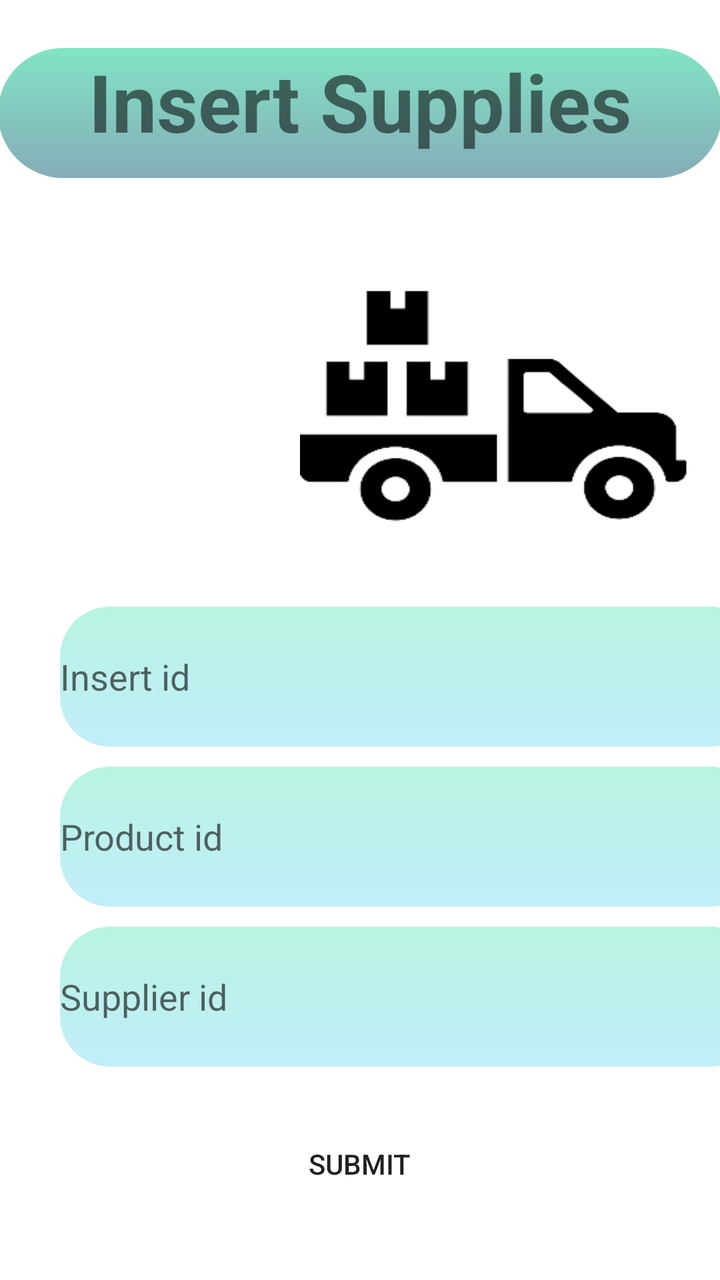
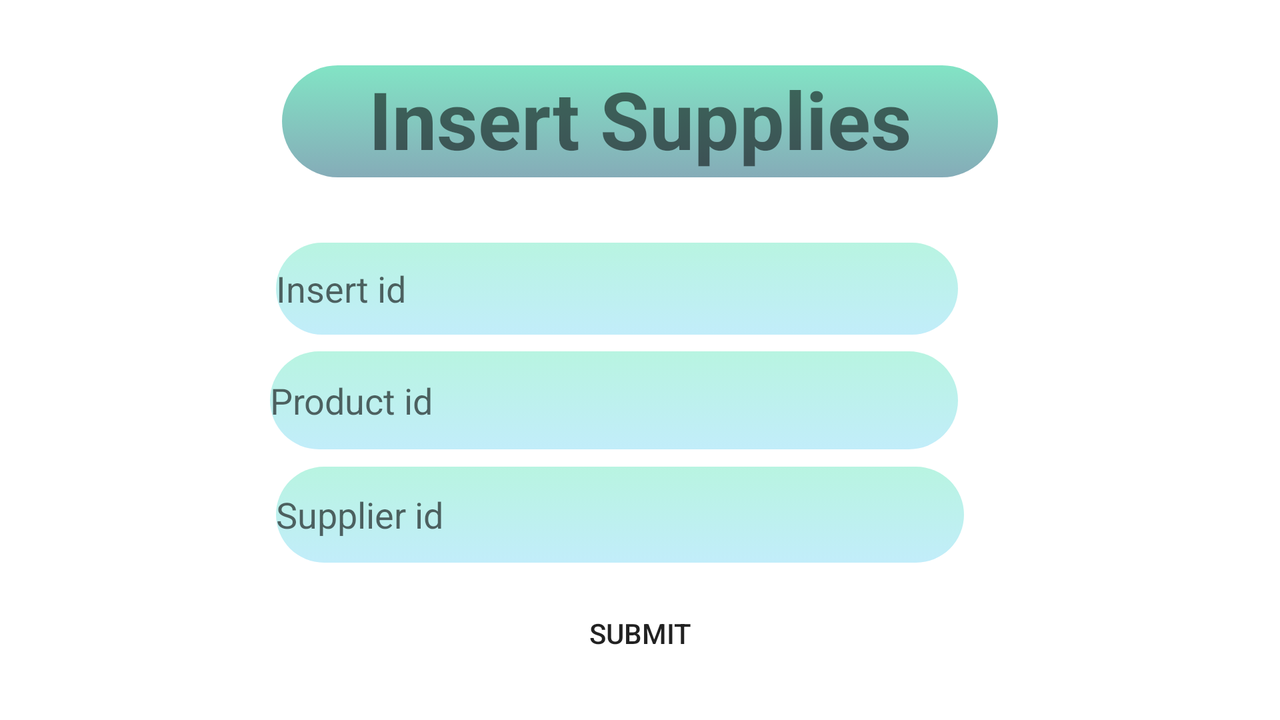

An Android layout and its configuration variant, each rendered on a device that would load it. The default file and the variant file are quoted in full after the pictures.
<!-- AndroidManifest.xml: application theme Theme.Eshop -->
<!-- res/layout/insert_supplies.xml -->
<?xml version="1.0" encoding="utf-8"?>

<LinearLayout
    xmlns:android="http://schemas.android.com/apk/res/android"
    xmlns:tools="http://schemas.android.com/tools"
    android:layout_width="match_parent"
    android:layout_height="match_parent"
    android:orientation="vertical"
    >

        <TextView
            android:id="@+id/insert_supplies_title"
            android:layout_width="362dp"
            android:layout_height="65dp"
            android:layout_gravity="center_horizontal"
            android:layout_margin="24dp"
            android:background="@drawable/rounded_textboxes"
            android:text="Insert Supplies"
            android:textAlignment="center"
            android:textSize="40dp"
            android:textStyle="bold"

            />

        <ImageView
            android:layout_width="114dp"
            android:layout_height="180dp"
            android:scaleY="1.5"
            android:scaleX="1.7"
            android:src="@drawable/supplies_icon"
            android:layout_marginLeft="190dp"
            ></ImageView>

        <ImageView
            android:layout_width="114dp"
            android:layout_height="180dp"
            android:scaleY="1"
            android:scaleX="1"
            android:layout_marginTop="-180dp"

            android:src="@drawable/add_icon"
            android:layout_marginLeft="50dp"
            ></ImageView>

        <EditText
            android:id="@+id/supplies_id"
            android:layout_width="350dp"
            android:layout_height="70dp"
            android:layout_marginLeft="30dp"
            android:layout_marginTop="10dp"
            android:ems="10"
            android:inputType="number"
            android:hint="Insert id"
            android:background="@drawable/rounded_textboxes2"
            android:height="22dp"
            />

        <EditText
            android:id="@+id/product_id_supplies"
            android:ems="10"
            android:inputType="textPersonName"
            android:hint="Product id"
            android:background="@drawable/rounded_textboxes2"
            android:layout_width="350dp"
            android:layout_height="70dp"
            android:layout_marginLeft="30dp"
            android:layout_marginTop="10dp"/>

        <EditText
            android:id="@+id/supplier_id_supplies"
            android:layout_width="350dp"
            android:layout_height="70dp"
            android:layout_marginLeft="30dp"
            android:layout_marginTop="10dp"
            android:ems="13"
            android:inputType="text"
            android:hint="Supplier id"
            android:background="@drawable/rounded_textboxes2"/>

        <Button
            android:id="@+id/insertSuppliesSubmitButton"
            android:layout_width="145dp"
            android:layout_height="69dp"
            android:layout_gravity="center_horizontal"
            android:layout_marginTop="14dp"
            android:background="@drawable/rounded_button"
            android:text="Submit" />

</LinearLayout>
<!-- resources referenced by this layout -->
<resources>
  <!-- drawable rounded_button (drawable) -->
  <?xml version="1.0" encoding="utf-8"?>
  <selector xmlns:android="http://schemas.android.com/apk/res/android">
      <item>
          <shape android:shape="rectangle">
              <corners android:radius="40dp" />
              
          </shape>
      </item>
  
  
  </selector>
  <!-- drawable rounded_textboxes (drawable) -->
  <?xml version="1.0" encoding="utf-8"?>
  <selector xmlns:android="http://schemas.android.com/apk/res/android">
      <item>
          <shape android:shape="rectangle">
              <corners android:radius="50dp" />
              <gradient
                  android:startColor="#82E4C5"
                  android:endColor="#85ACB8"
                  android:angle="270" />
          </shape>
      </item>
  
  
  </selector>
  <!-- drawable rounded_textboxes2 (drawable) -->
  <?xml version="1.0" encoding="utf-8"?>
  <selector xmlns:android="http://schemas.android.com/apk/res/android">
      <item>
          <shape android:shape="rectangle">
              <corners android:radius="25dp" />
              <gradient
                  android:startColor="#B8F4E1"
                  android:endColor="#C2EDFA"
                  android:angle="270" />
          </shape>
      </item>
  
  
  </selector>
  <!-- drawable supplies_icon: png bitmap (drawable, 6756 bytes) -->
  <style name="Theme.Eshop" parent="Theme.MaterialComponents.DayNight.NoActionBar">
          
          <item name="colorPrimary">@color/purple_500</item>
          <item name="colorPrimaryVariant">@color/purple_700</item>
          <item name="colorOnPrimary">@color/white</item>
          
          <item name="colorSecondary">@color/teal_200</item>
          <item name="colorSecondaryVariant">@color/teal_700</item>
          <item name="colorOnSecondary">@color/black</item>
          
          <item name="android:statusBarColor">?attr/colorPrimaryVariant</item>
          
      </style>
  <color name="purple_500">#FF6200EE</color>
  <color name="purple_700">#FF3700B3</color>
  <color name="white">#FFFFFFFF</color>
  <color name="teal_200">#E0FFD8</color>
  <color name="teal_700">#FF018786</color>
  <color name="black">#FF000000</color>
</resources>
<!-- res/layout-land/insert_supplies.xml (the author's variant of the layout above) -->
<!-- drawn on the phone turned sideways -->
<?xml version="1.0" encoding="utf-8"?>
<androidx.constraintlayout.widget.ConstraintLayout xmlns:android="http://schemas.android.com/apk/res/android"
    xmlns:app="http://schemas.android.com/apk/res-auto"
    xmlns:tools="http://schemas.android.com/tools"
    android:layout_width="match_parent"
    android:layout_height="match_parent"
    android:orientation="vertical">

        <TextView
            android:id="@+id/insert_supplies_title"
            android:layout_width="358dp"
            android:layout_height="56dp"
            android:layout_gravity="center_horizontal"
            android:layout_margin="24dp"
            android:background="@drawable/rounded_textboxes"
            android:text="Insert Supplies"
            android:textAlignment="center"
            android:textSize="40dp"
            android:textStyle="bold"

            app:layout_constraintBottom_toTopOf="@+id/supplies_id"
            app:layout_constraintEnd_toEndOf="parent"
            app:layout_constraintHorizontal_bias="0.5"
            app:layout_constraintStart_toStartOf="parent"
            app:layout_constraintTop_toTopOf="parent"
            app:layout_constraintVertical_bias="0.5" />

        <ImageView
            android:id="@+id/imageView11"
            android:layout_width="110dp"
            android:layout_height="106dp"

            android:layout_marginStart="16dp"
            android:layout_marginTop="133dp"
            android:scaleX="1"
            android:scaleY="1"
            android:src="@drawable/add_icon"
            app:layout_constraintStart_toStartOf="parent"
            app:layout_constraintTop_toTopOf="parent"></ImageView>

        <EditText
            android:id="@+id/supplies_id"
            android:layout_width="341dp"
            android:layout_height="46dp"
            android:layout_marginEnd="161dp"
            android:height="22dp"
            android:background="@drawable/rounded_textboxes2"
            android:ems="10"
            android:hint="Insert id"
            android:inputType="number"
            app:layout_constraintBottom_toTopOf="@+id/product_id_supplies"
            app:layout_constraintEnd_toEndOf="parent"
            app:layout_constraintTop_toBottomOf="@+id/insert_supplies_title"
            app:layout_constraintVertical_bias="0.5" />

        <EditText
            android:id="@+id/product_id_supplies"
            android:layout_width="344dp"
            android:layout_height="49dp"
            android:layout_marginEnd="161dp"
            android:background="@drawable/rounded_textboxes2"
            android:ems="10"
            android:hint="Product id"
            android:inputType="textPersonName"
            app:layout_constraintBottom_toTopOf="@+id/supplier_id_supplies"
            app:layout_constraintEnd_toEndOf="parent"
            app:layout_constraintTop_toBottomOf="@+id/supplies_id"
            app:layout_constraintVertical_bias="0.5" />

        <EditText
            android:id="@+id/supplier_id_supplies"
            android:layout_width="344dp"
            android:layout_height="48dp"
            android:layout_marginEnd="158dp"
            android:background="@drawable/rounded_textboxes2"
            android:ems="13"
            android:hint="Supplier id"
            android:inputType="text"
            app:layout_constraintBottom_toTopOf="@+id/insertSuppliesSubmitButton"
            app:layout_constraintEnd_toEndOf="parent"
            app:layout_constraintTop_toBottomOf="@+id/product_id_supplies"
            app:layout_constraintVertical_bias="0.5" />

        <Button
            android:id="@+id/insertSuppliesSubmitButton"
            android:layout_width="198dp"
            android:layout_height="53dp"
            android:layout_gravity="center_horizontal"
            android:layout_marginStart="269dp"
            android:layout_marginTop="300dp"
            android:layout_marginEnd="269dp"
            android:layout_marginBottom="17dp"
            android:background="@drawable/rounded_button"
            android:text="Submit"
            app:layout_constraintBottom_toBottomOf="parent"
            app:layout_constraintEnd_toEndOf="parent"
            app:layout_constraintStart_toStartOf="parent"
            app:layout_constraintTop_toTopOf="parent"
            app:layout_constraintVertical_bias="1.0" />

</androidx.constraintlayout.widget.ConstraintLayout>
<!-- resources referenced by the variant -->
<!-- as the phone turned sideways resolves them -->
<resources>
  <!-- drawable rounded_button (drawable) -->
  <?xml version="1.0" encoding="utf-8"?>
  <selector xmlns:android="http://schemas.android.com/apk/res/android">
      <item>
          <shape android:shape="rectangle">
              <corners android:radius="40dp" />
              
          </shape>
      </item>
  
  
  </selector>
  <!-- drawable rounded_textboxes (drawable) -->
  <?xml version="1.0" encoding="utf-8"?>
  <selector xmlns:android="http://schemas.android.com/apk/res/android">
      <item>
          <shape android:shape="rectangle">
              <corners android:radius="50dp" />
              <gradient
                  android:startColor="#82E4C5"
                  android:endColor="#85ACB8"
                  android:angle="270" />
          </shape>
      </item>
  
  
  </selector>
  <!-- drawable rounded_textboxes2 (drawable) -->
  <?xml version="1.0" encoding="utf-8"?>
  <selector xmlns:android="http://schemas.android.com/apk/res/android">
      <item>
          <shape android:shape="rectangle">
              <corners android:radius="25dp" />
              <gradient
                  android:startColor="#B8F4E1"
                  android:endColor="#C2EDFA"
                  android:angle="270" />
          </shape>
      </item>
  
  
  </selector>
  <style name="Theme.Eshop" parent="Theme.MaterialComponents.DayNight.NoActionBar">
          
          <item name="colorPrimary">@color/purple_500</item>
          <item name="colorPrimaryVariant">@color/purple_700</item>
          <item name="colorOnPrimary">@color/white</item>
          
          <item name="colorSecondary">@color/teal_200</item>
          <item name="colorSecondaryVariant">@color/teal_700</item>
          <item name="colorOnSecondary">@color/black</item>
          
          <item name="android:statusBarColor">?attr/colorPrimaryVariant</item>
          
      </style>
  <color name="purple_500">#FF6200EE</color>
  <color name="purple_700">#FF3700B3</color>
  <color name="white">#FFFFFFFF</color>
  <color name="teal_200">#E0FFD8</color>
  <color name="teal_700">#FF018786</color>
  <color name="black">#FF000000</color>
</resources>
